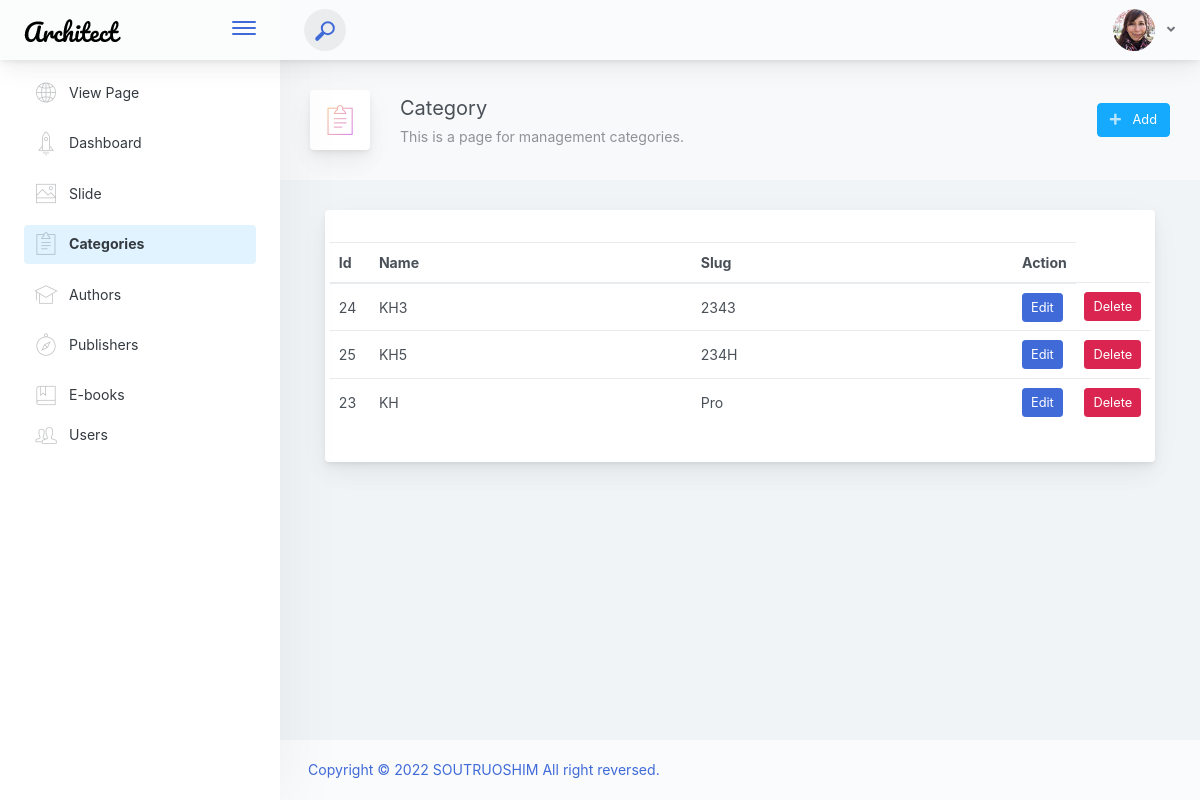
The page /admin/category/category.php on the database as committed earlier.
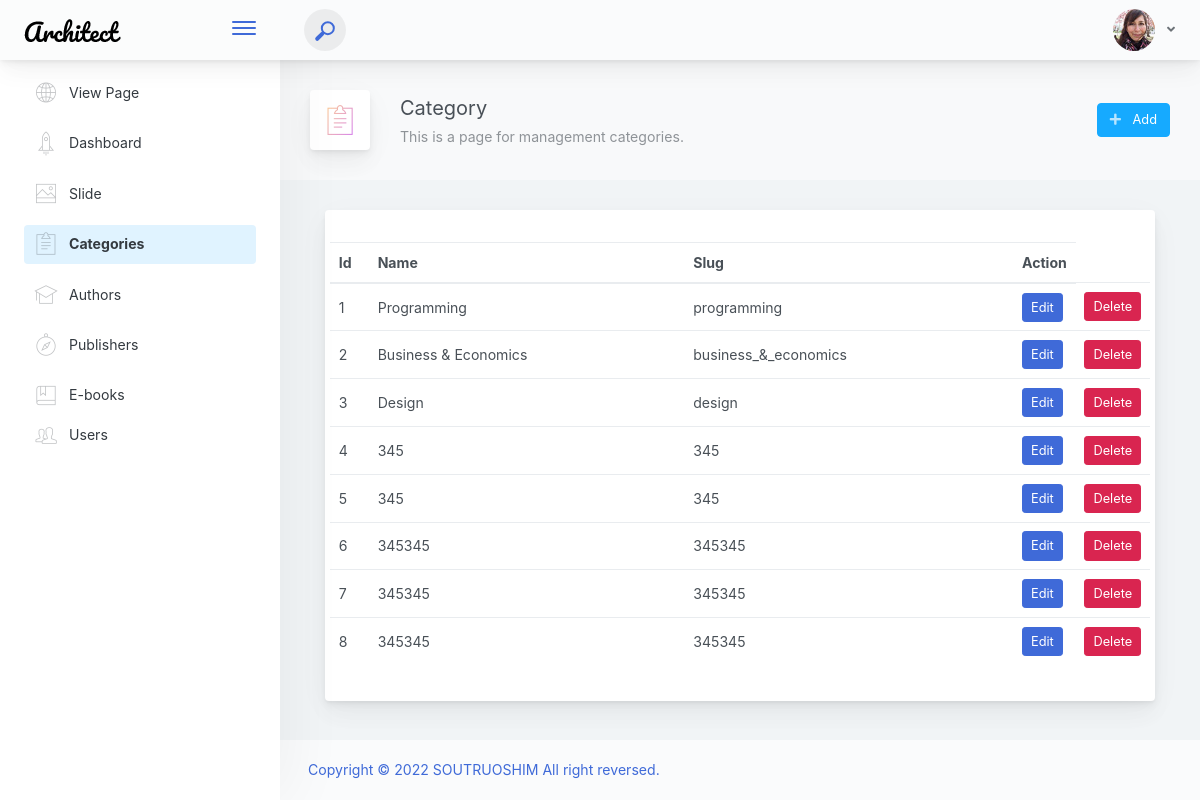
The same page on the database as committed later.
### tables this page shows
CREATE TABLE IF NOT EXISTS `categories` (
  `id` bigint(20) UNSIGNED NOT NULL AUTO_INCREMENT,
  `name` varchar(191) NOT NULL,
  `slug` varchar(191) NOT NULL,
  `created_at` timestamp NULL DEFAULT CURRENT_TIMESTAMP,
  `updated_at` timestamp NULL DEFAULT NULL,
  PRIMARY KEY (`id`)
);

### config/Database.php (called while the page is built, shortened)
<?php
    class database{
        private $servername = SERVER_NAME;
        private $username = USER_NAME;
        private $password= DB_PASSWORD;
        private $dbname= DB_NAME;
        private $mysqli='';
        public function __construct(){
            $this->mysqli = new mysqli($this->servername,$this->username,$this->password,$this->dbname);
        }
        public function select($table,$rows="*",$where = null){
            if ($where != null) {
                $sql="SELECT $rows FROM $table WHERE $where";
            }else{
                $sql="SELECT $rows FROM $table";
            }
            $this->sql = $result = $this->mysqli->query($sql);
        }
    }
?>

### admin/category/category.php (the view, shortened to what this page needs)
<?php
   include("../inc/header.php");
    include(__DIR__ . "/../../config/database.php");
?>
<div class="app-page-title">
    <div class="page-title-wrapper">
        <div class="page-title-heading">
            <div class="page-title-icon">
                <i class="pe-7s-note2 icon-gradient bg-mean-fruit">
                </i>
            </div>
            <div>Category
                <div class="page-title-subheading">This is a page for management categories.
                </div>
            </div>
        </div>
        <div class="page-title-actions">
            <div class="d-inline-block dropdown">
                <a type="button" class="btn-shadow btn btn-info" href="../category/add_category.php" >
                    <span class="btn-icon-wrapper pr-2 opacity-7">
                        <i class="fa fa-plus fa-w-20"></i>
                    </span>
                    Add
                </a>
            </div>
        </div>
    </div>
</div>
            <div class="content-wrap">
                <div class="container-fluid">
                <div class="main-card mb-3 card">
                 <div class="card-body"><h5 class="card-title"></h5>
                <div class="row">
                        <div class="col-md-12 p-0">
                            <table class="table">
                                <thead>
                                    <tr>
                                        <th scope="col" width="5%">Id</th>
                                        <th scope="col" width="45%">Name</th>
                                        <th scope="col" width="45%">Slug</th>
                                        <th scope="col" width="5%">Action</th>
                                    </tr>
                                </thead>
                                <tbody>
                                    <?php
                                        $b = new database();
                                        $b->select("categories","*");
                                        $result = $b->sql;
                                    ?>
                                    <?php while ($row = mysqli_fetch_assoc($result)) { ?>
                                        <tr>
                                            <td><?php echo $row['id']; ?></td>
                                            <td><?php echo $row['name']; ?></td>
                                            <td><?php echo $row['slug']; ?></td>
                                            <td>
                                                <a href="edit_category.php?id=<?php echo $row['id']; ?>" type="button" class="btn btn-primary btn-sm">Edit</a>
                                            </td>
                                            <td>
                                                <form method="POST" action="queries/delete_category.php">
                                                    <input type="submit" class="btn btn-danger btn-sm" name="submit" value="Delete">
                                                </form>
                                            </td>
                                        </tr>
                                    <?php } ?>
                              </tbody>
                            </table>
                        </div>
                    </div>
                </div>
                </div>
                </div>
            </div>
<?php
   include("../inc/footer.php");
?>

Rows that differ between the two databases and show on the page:
removed categories: id "24", name "KH3", slug "2343"
removed categories: id "25", name "KH5", slug "234H"
removed categories: id "23", name "KH", slug "Pro"
added categories: id "1", name "Programming", slug "programming"
added categories: id "2", name "Business & Economics", slug "business_&_economics"
added categories: id "3", name "Design", slug "design"
added categories: id "4", name "345", slug "345"
added categories: id "5", name "345", slug "345"
added categories: id "6", name "345345", slug "345345"
added categories: id "7", name "345345", slug "345345"
added categories: id "8", name "345345", slug "345345"
